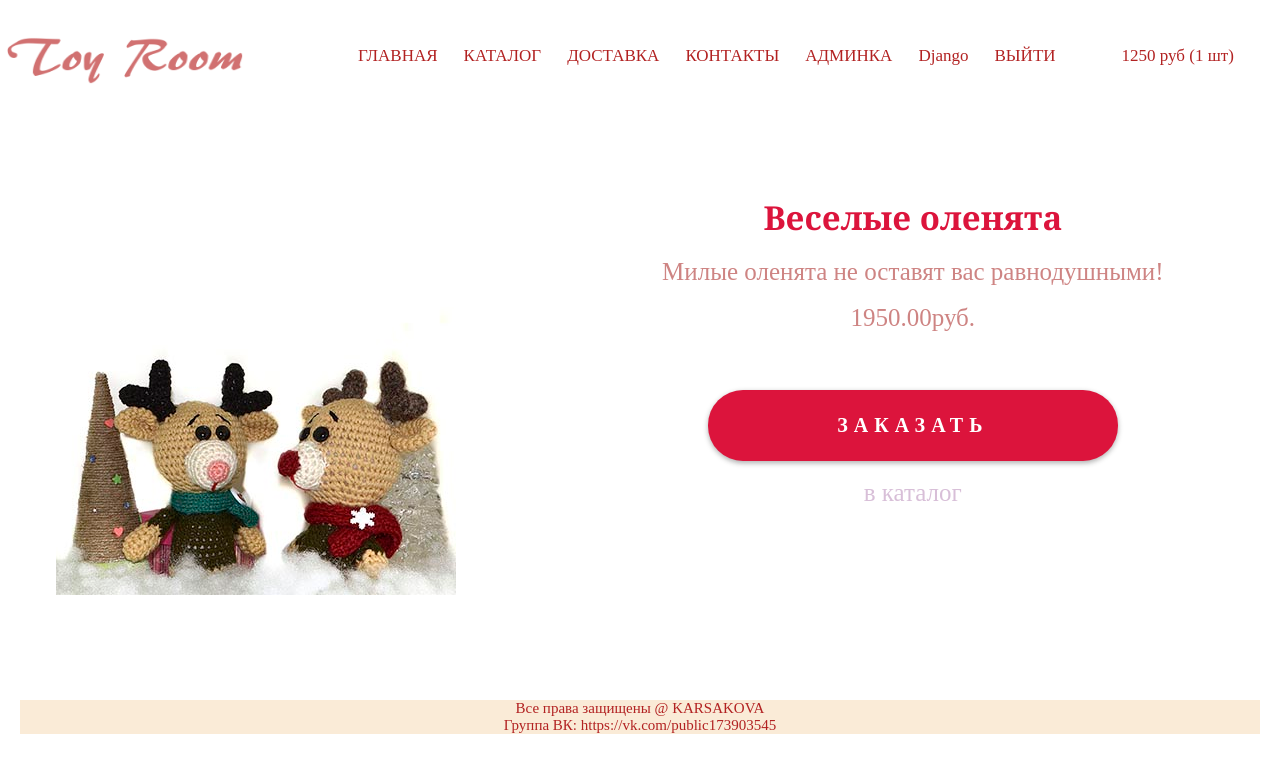
Page /catalog/product/4/ (signed in) on the committed database.
### authapp/models.py (models this page shows)
class ShopUser(AbstractUser):
    avatar = models.ImageField(upload_to='users_avatars', blank=True)
    age = models.PositiveSmallIntegerField(verbose_name='возраст')

### basketapp/models.py (models this page shows)
class Basket(models.Model):
    user = models.ForeignKey(ShopUser, verbose_name='пользователь', on_delete=models.CASCADE)
    product = models.ForeignKey(Product, verbose_name='продукт', on_delete=models.CASCADE)
    quantity = models.PositiveSmallIntegerField(verbose_name='количество', default=0)
    def _get_product_cost(self):
        return self.product.price * self.quantity
    product_cost = property(_get_product_cost)
    def _get_total_quantity(self):
        _items = self.user.basket_set.all()
        _totalquantity = sum(list(map(lambda x: x.quantity, _items)))
        return _totalquantity
    total_quantity = property(_get_total_quantity)
    def _get_total_cost(self):
        _items = self.user.basket_set.all()
        _totalcost = sum(list(map(lambda x: x.product_cost, _items)))
        return _totalcost
    total_cost = property(_get_total_cost)

### mainapp/models.py (models this page shows, shortened)
class Product(models.Model):
    category = models.ForeignKey(ProductCategoru, verbose_name='категория продукта', on_delete=models.CASCADE)
    name = models.CharField(verbose_name='имя продукта', max_length=128)
    image = models.ImageField(upload_to='products_images', null=True)
    short_desc = models.CharField(verbose_name='краткое описание продукта', max_length=64, blank=True)
    description = models.TextField(verbose_name='подробное описание продукта', blank=True)
    price = models.DecimalField(verbose_name='цена продукта', max_digits=8, decimal_places=2, default=0)
    quantity = models.PositiveIntegerField(verbose_name='количество на складе', default=0)
    is_active = models.BooleanField(verbose_name='активен', default=True)

### mainapp/views.py (the view)
# urls.py: re_path('^product/read/(?P<pk>\d+)/$', adminapp.ProductDetailView.as_view(), name='product_read'),
def product(request, pk):
    categories = ProductCategoru.objects.filter(is_active=True)
    context = {
        'title': 'продукты',
        'categories': categories,
        'product': get_object_or_404(Product, pk=pk),
        'basket': get_basket(request.user),
    }
    return render(request, 'mainapp/product.html', context)

### mainapp/views.py (called while the page is built)
def get_basket(user):
    if user.is_authenticated:
        return user.basket_set.all().order_by('product__category')
    return []

### mainapp/templates/mainapp/product.html (shortened to what this page needs)
{% extends 'mainapp/base.html' %}
{% load static %}
{% block container %}
    {% include 'mainapp/includes/inc__main_menu.html' %}
        <div class="dinamic_prod">
            <img class="img-cat2" src="/media/{{ product.image }}"><br>
            <div class="t_prod">
                <h3 class="zag_product">{{ product.name }}</h3><br>
            <p class="text_product">{{ product.description }}</p><br>
            <p class="text_product">{{ product.price }}<span>руб.</span></p><br>
            <a href="{% url 'basket:add' product.pk %}" class="button">
                Заказать
            </a><br>
            <a href="{% url 'main:catalog' %}" class="button_katalog">
                в каталог
            </a>
                </div>
        </div>
{% endblock %}

### mainapp/templates/mainapp/includes/inc__main_menu.html (shortened to what this page needs)
{% load static %}
<div class="header">
<div class="menu">
     <a href="{% url 'main:main' %}" class="logo"><img class="lg" src="{% static '/img/logo.png' %}" alt="Logo" width="240px" height="55px"></a>
    <ul class="menu-head">
        <li class="men-l"><a href="{% url 'main:main' %}" class="menu-link">ГЛАВНАЯ</a> </li>
        <li class="men-l"><a href="{% url 'main:catalog' %}" class="menu-link">КАТАЛОГ</a></li>
        <li class="men-l"><a href="{% url 'main:training' %}" class="menu-link">ДОСТАВКА</a></li>
        <li class="men-l"><a href="{% url 'main:colls' %}" class="menu-link">КОНТАКТЫ</a></li>
        <li class="men-l">
            {%  if user.is_superuser %}
            <a href="{% url 'admin:index' %}" class="menu-link">АДМИНКА</a>
        {% endif %}
        </li>
        <li class="men-l">
            {% if user.is_authenticated %}
                    <a href="{% url 'auth:update' %}" class="menu-link">
                       {{ user.first_name|default:'Пользователь' }}
                    </a>
                </li>
                <li>
                    <a href="{% url 'auth:logout' %}" class="menu-link"> ВЫЙТИ </a>
                       <li class="men-l bas">
                           <a href="{% url 'basket:main' %}" class="menu-link">
                           {% if basket %}
                               <span>
                                    {{ basket.0.total_cost|floatformat:0 }} руб
                                    ({{ basket.0.total_quantity }} шт)
                                </span>
                           {% endif %}
                           </a>
                       </li>
            {% endif %}
    </ul>
    </div>
</div>

### static/css/stil.css (style rules this page uses)
* { margin: 0; padding: 0; }
html, body { height: 100%; }
.menu-link { display: block; text-decoration: none; color: #B22222; padding: 13px; font-size: 17px; }
.men-l { list-style-type: none; }
.menu-head { display: flex; list-style-type: none; font-family: 'Cormorant SC', serif; }
.header { height: 65px; display: flex; align-items: center; margin-top: 30px; align-content: center; text-align: center; }
.logo { margin-top: 0px; color: #cfb4b4; text-decoration: none; float: left; margin-right: 100px; }
.button { margin: 0 auto; display: block; height: 71px; width: 410px; border-radius: 35px; background-color: #DC143C; text-align: center; text-transform: uppercase; text-decoration: none; color: #ffffff; font-size: 20px; font-weight: 700; line-height: 24px; box-shadow: 0px 2px 4.85px 0.15px rgba(33, 33, 33, 0.35); line-height: 70px; letter-spacing: 6px; margin-top: 40px; }
.dinamic_prod { padding-top: 80px; margin: 0 auto; display: flex; flex-direction: row; align-content: center; text-align: center; justify-content: space-around; margin-top: 20px; }
.img-cat2 { height: 400px; }
.zag_product { font-family: 'Cormorant SC', serif; color: #DC143C; font-size: 33px; }
.text_product { font-family: 'Cormorant SC', serif; color: #ce8483; font-size: 25px; }
.button_katalog { text-decoration: none; font-family: 'Cormorant SC', serif; color: thistle; font-size: 25px; }
.bas { margin-left: 40px; }
.t_prod { margin-right: 60px; }

### rows in the picture
ShopUser: first_name "Django"
Basket: user+product+quantity "1250", user+quantity "1"
Product: image (picture), name "Веселые оленята", description "Милые оленята не оставят вас равнодушными!", price "1950.00"
